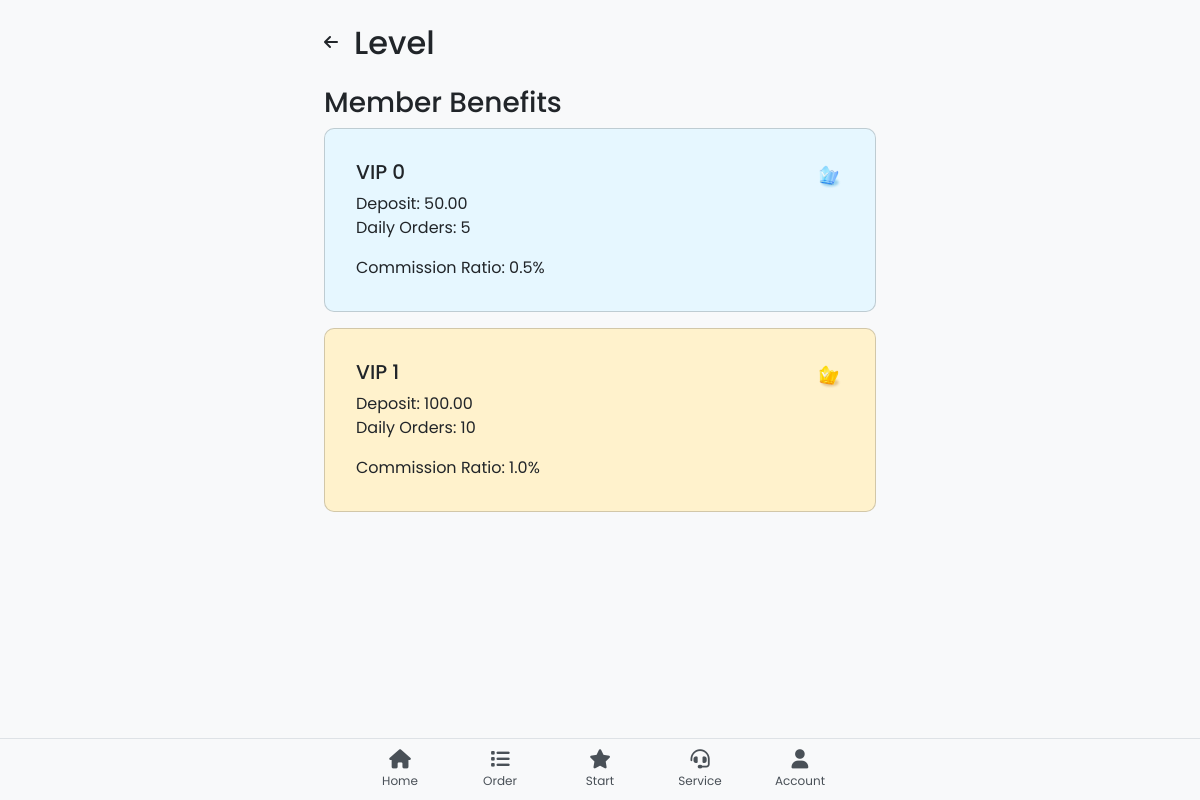
/account/layer-information/, run on the app's committed database.
### orders/models.py (models this page shows, shortened)
class Layer(models.Model):
    level = models.PositiveIntegerField(unique=True)
    deposit = models.DecimalField(max_digits=10, decimal_places=2)
    max_orders = models.PositiveIntegerField()
    commission = models.DecimalField(max_digits=5, decimal_places=3)

### accounts/views.py (the view)
# urls.py: path('layer-information/', views.layer_information_view, name='layer_information'),
def layer_information_view(request):
    layer = Layer.objects.all()
    context = {
        'layer': layer,
        'base_url': settings.BASE_URL,
    }
    return render(request, 'accounts/layer_information.html', context)

### templates/accounts/layer_information.html (shortened to what this page needs)
{% extends 'plentyone/base.html' %}
{% load static %}
{% block content %}
<div class="container mt-4">
    <div class="d-flex align-items-center mb-4">
        <a href="{% url 'plentyone:home' %}" class="text-dark text-decoration-none me-3">
            <i class="fas fa-arrow-left"></i>
        </a>
        <h2 class="mb-0">Level</h2>
    </div>
    <h3>Member Benefits</h3>
    {% for layer in layer %}
        <div class="card vip-{{ layer.level }} mb-3">
            <div class="card-body">
                <h5 class="card-title">VIP {{ layer.level }}
                    {% if layer.level == 0 %}
                    <img src="{% static 'icons/vip0_icon.png' %}" alt="VIP 0" class="vip-icon float-end">
                    {% elif layer.level == 1 %}
                    <img src="{% static 'icons/vip1_icon.png' %}" alt="VIP 1" class="vip-icon float-end">
                    {% elif layer.level == 2 %}
                    <img src="{% static 'icons/vip2_icon.png' %}" alt="VIP 2" class="vip-icon float-end">
                    {% elif layer.level == 3 %}
                    <img src="{% static 'icons/vip3_icon.png' %}" alt="VIP 3" class="vip-icon float-end">
                    {% endif %}
                </h5>
                <p class="card-text mb-0">Deposit: {{ layer.deposit }}</p>
                <p class="card-text">Daily Orders: {{ layer.max_orders }}</p>
                <p class="card-text">Commission Ratio: {{ layer.commission|floatformat:1 }}%</p>
            </div>
        </div>
    {% endfor %}
</div>
{% endblock %}

### templates/plentyone/base.html (style rules this page uses)
body { font-family: 'Poppins', sans-serif; padding-bottom: 60px; }
.container { max-width: 600px; margin: 0 auto; }

### templates/accounts/layer_information.html (style rules this page uses)
body { background-color: #f8f9fa; }
.container { max-width: 600px; }
.card { border-radius: 10px; margin-bottom: 15px; padding: 15px; }
.vip-0 { background-color: #e6f7ff; }
.vip-1 { background-color: #fff2cc; }
.vip-icon { float: right; width: 30px; height: 30px; }

### data on the page
Layer: level "0", deposit "50.00", max_orders "5", commission "0.5"
Layer: level "1", deposit "100.00", max_orders "10", commission "1.0"
